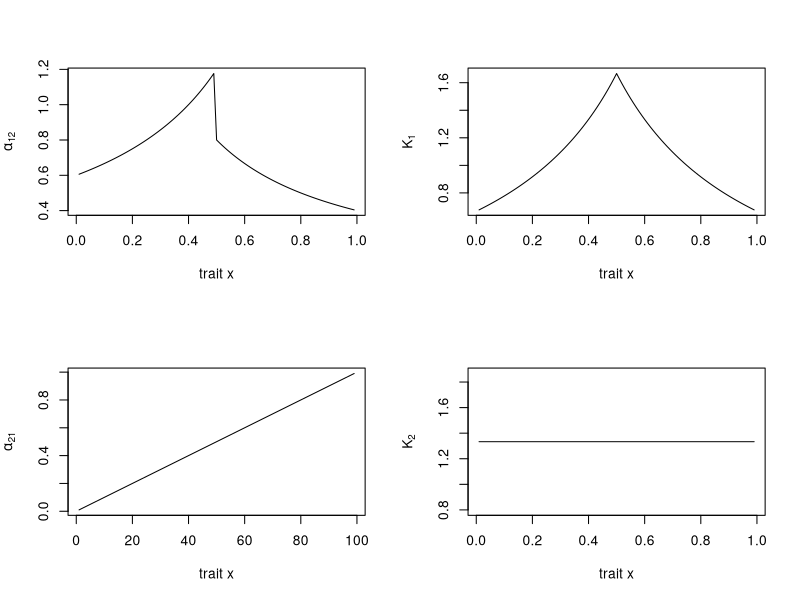

Generate this figure with R:
## ---- chunk 1

K.and.alpha.in.fun.x <- function(x, xp, m = 0.25, r = 1, S.1 = 1, S.2 = 1){
  x.R.2.lim.TF   <- (S.2/S.1) < ((1-x)  / x)
  xp.R.2.lim.TF <- (S.2/S.1) < ((1-xp)/ xp)
  if (x.R.2.lim.TF) {
	  K.x <- (S.2 - m*(1-x)/(r-m))/(1-x)
	  alpha.xp.x <- (1-xp)/(1-x)
  }else{
	  K.x <- (S.1 - m*(x)/(r-m))/(x)
	  alpha.xp.x <- (xp)/(x)
  }
  #species x.p
  if (xp.R.2.lim.TF) {
	  K.xp <- (S.2 - m*(1-xp)/(r-m))/(1-xp)
	  alpha.x.xp <- (1-x)/(1-xp)
  }else{
	  K.xp <- (S.1 - m*(xp)/(r-m))/(xp)
	  alpha.x.xp <- (x)/(xp)
  }
  return(data.frame(K.x = K.x, K.xp = K.xp,
                    alpha.xp.x = alpha.xp.x, alpha.xp.x = alpha.xp.x))
}

x.vec <- (1:99)/100

xp.fix <- 0.4
K.alpha <- do.call('rbind', lapply(x.vec, K.and.alpha.in.fun.x , xp =xp.fix))

par(mfrow = c(2,2))
plot(x.vec, K.alpha[['alpha.xp.x']], type ='l',
     xlab = 'trait x',
	 ylab = expression(paste(alpha[12])))
plot(x.vec, K.alpha[['K.x']], type ='l',
     xlab = 'trait x', ylab = expression(K[1]))
plot(x.vec, K.alpha[['alpha.x.xp']], type ='l',
     xlab = 'trait x', ylab = expression(paste(alpha[21])))
plot(x.vec, K.alpha[['K.xp']], type ='l',
     xlab = 'trait x', ylab = expression(K[2]))
